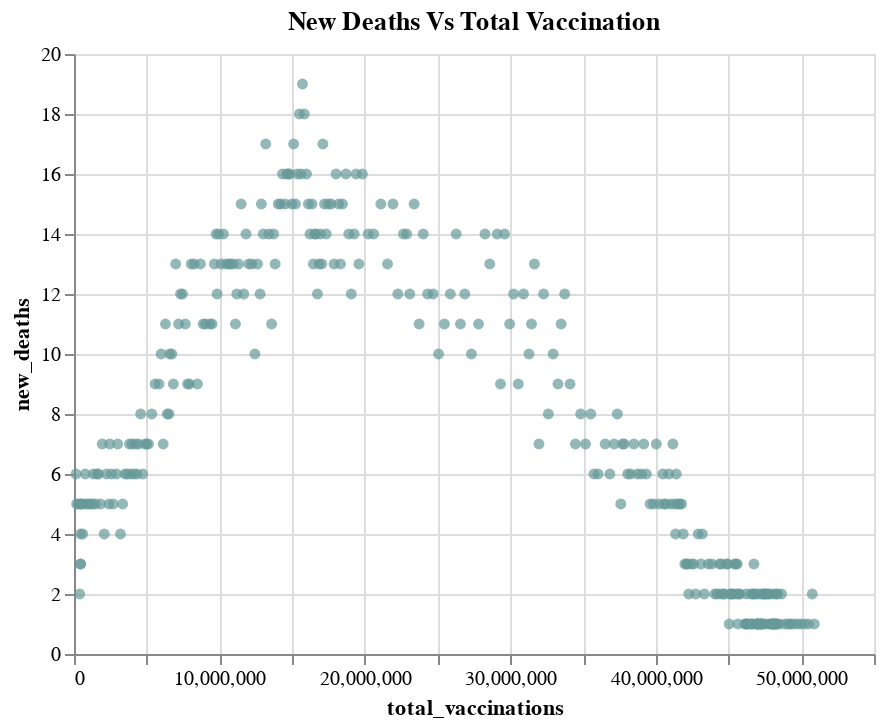

The notebook cell saved with this chart:
### Code cell
alt.Chart(final_data).transform_filter(
    "datum.total_vaccinations > -1").mark_circle(color='#669999').encode(

    x = alt.X('total_vaccinations'),
           
 
    y= alt.Y('new_deaths'),
    
    
).properties(title="New Deaths Vs Total Vaccination")

### Figure 1 — Vega-Lite specification as saved in the notebook (floating-point values rounded to 4 significant figures; data arrays with more than 128 entries replaced by an {"elided": "..."} marker saying what was removed)
{"config": {"view": {"continuousWidth": 400, "continuousHeight": 300}}, "data": {"name": "data-e4ae2f030e7557bba14d854ee67e413b"}, "mark": {"type": "circle", "color": "#669999"}, "encoding": {"x": {"field": "total_vaccinations", "type": "quantitative"}, "y": {"field": "new_deaths", "type": "quantitative"}}, "title": "New Deaths Vs Total Vaccination", "transform": [{"filter": "datum.total_vaccinations > -1"}], "$schema": "https://vega.github.io/schema/vega-lite/v4.17.0.json", "datasets": {"data-e4ae2f030e7557bba14d854ee67e413b": {"elided": "670 records"}}}
